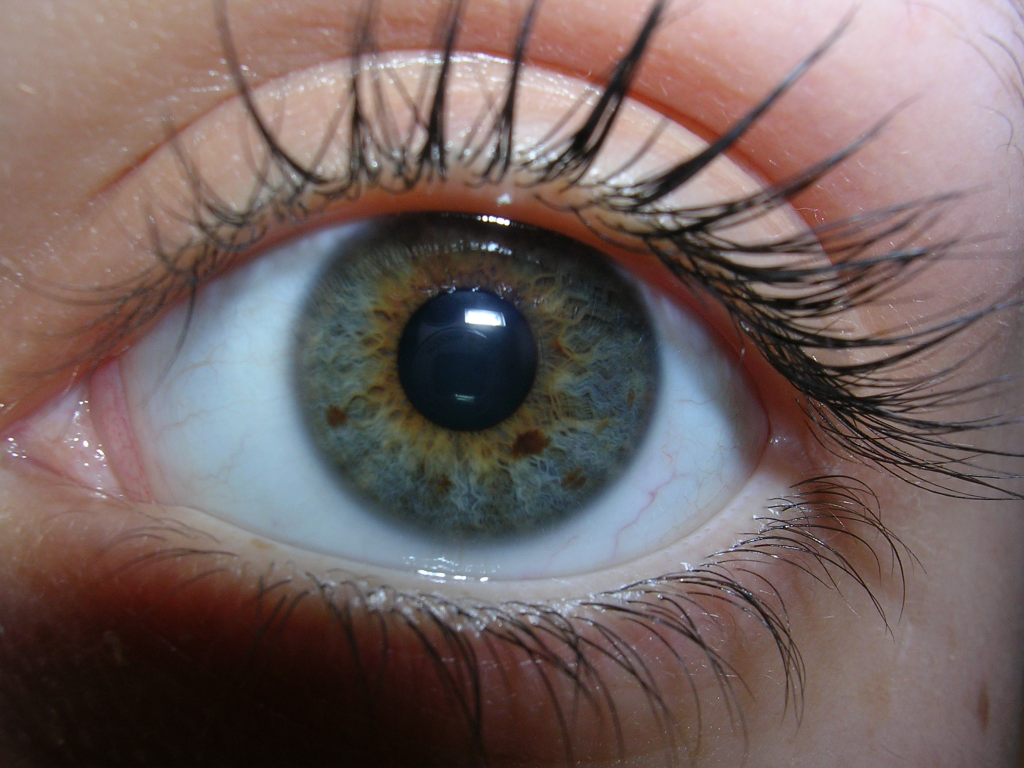
#> input picture images/sample.jpg, 2048 x 1536 px (shown at 1/2 size)
$ python cataract_scanner.py images/sample.jpg
#> lines starting #> are read from the running program, lines starting #| are printed output that depends on the picture; after the words box and inside, x2 and y2 are one past the last pixel; in counts of white or black regions, pixels touching at a corner belong together
import cv2
import numpy as np
import sys


def read_image(filepath: str):
    """
    Read the image in both color and grayscale formats.

    Parameters:
    - filepath (str): The path to the image file.

    Returns:
    - tuple: A tuple containing the BGR and grayscale images.
    """
    img_bgr = cv2.imread(filepath, cv2.IMREAD_COLOR)
    img_gray = cv2.imread(filepath, cv2.IMREAD_GRAYSCALE)
    return img_bgr, img_gray


def resize_and_preprocess(img_gray, img_bgr):
    """
    Resize the image based on its dimensions and apply preprocessing.

    Parameters:
    - img_gray: The grayscale image.
    - img_bgr: The BGR image.

    Returns:
    - tuple: A tuple containing the processed BGR and grayscale images, and the Hough factor.
    """
    height, width = img_gray.shape
    if height > 900:
        resized_dim = (width // 10, height // 10)
        factor = 300
    elif height < 200:
        resized_dim = (width * 2, height * 2)
        factor = 300
    else:
        resized_dim = (width, height)
        factor = 500

    img_gray = cv2.resize(img_gray, resized_dim, interpolation=cv2.INTER_CUBIC)
    img_gray = cv2.medianBlur(img_gray, 5)
    img_bgr = cv2.resize(img_bgr, resized_dim, interpolation=cv2.INTER_CUBIC)
    return img_bgr, img_gray, factor


def detect_and_draw_circles(img_gray, img_bgr, factor):
    """
    Detect circles using HoughCircles and draw them on the BGR image.

    Parameters:
    - img_gray: The grayscale image.
    - img_bgr: The BGR image.
    - factor: The factor for the HoughCircles method.

    Returns:
    - ndarray or None: Detected circles or None.
    """
    circles = cv2.HoughCircles(img_gray, cv2.HOUGH_GRADIENT, 1, factor, param1=50, param2=30, minRadius=0, maxRadius=0)
    if circles is not None:
        circles = np.uint16(np.around(circles))
        for circle in circles[0]:
            # Draw circles
            cv2.circle(img_bgr, (circle[0], circle[1]), circle[2], (0, 255, 0), 2)
            cv2.circle(img_bgr, (circle[0], circle[1]), 2, (0, 0, 255), 3)
    return circles


def evaluate_cataract(img_gray, circles):
    """
    Evaluate whether the detected circle region has cataract or not.

    Parameters:
    - img_gray: The grayscale image.
    - circles: Detected circles.

    Returns:
    - str: The evaluation message.
    """
    xc, yc, r = circles[0][0]
    y, x = np.ogrid[:img_gray.shape[0], :img_gray.shape[1]]
    mask = (x - xc) ** 2 + (y - yc) ** 2 > r ** 2
    inside = np.ma.masked_where(mask, img_gray)
    average_color = inside.mean()
    return "Not Cataract" if average_color <= 60 else "Cataract"


def detect_cataract(filepath: str):
    """
    Detects cataract from an eye image.

    Parameters:
    - filepath (str): The path to the image file.

    Returns:
    - None
    """
    img_bgr, img_gray = read_image(filepath)
#> in read_image, img_bgr is the input picture: shape (1536, 2048, 3); mean B, G, R 96.2, 98, 114.6
#> in read_image, `img_gray = cv2.imread(filepath, cv2.IMREAD_GRAYSCALE)`:
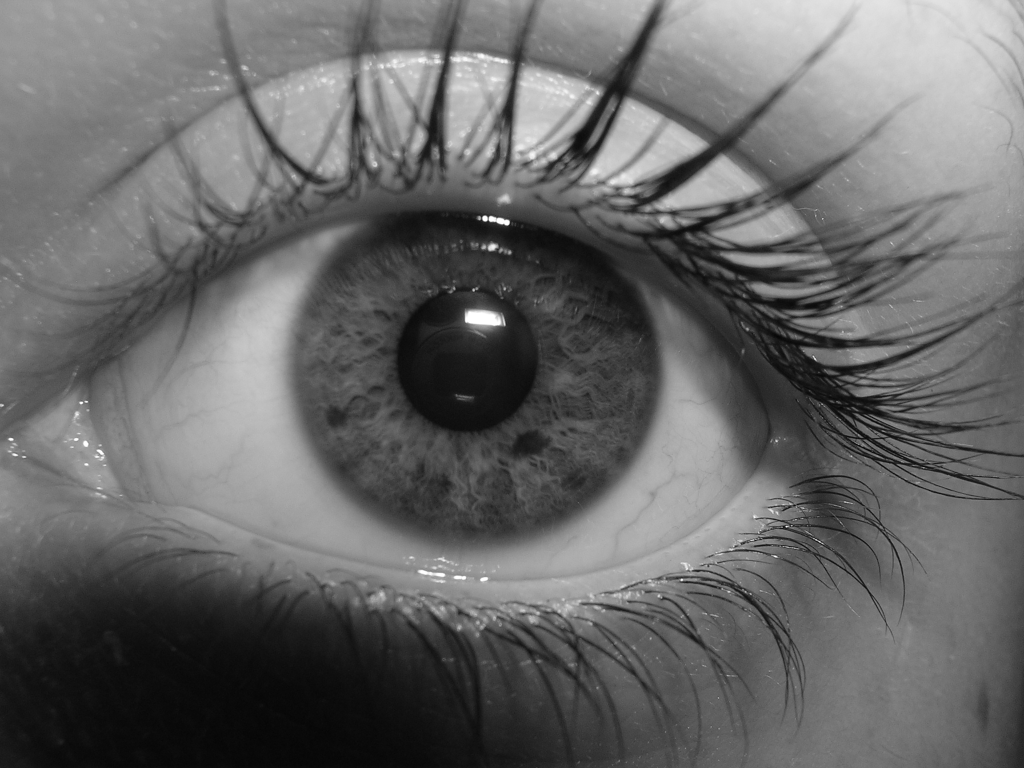
#> img_gray: shape (1536, 2048) (shown at 1/2 size); min 0, max 255, mean 102.8
    img_bgr, img_gray, factor = resize_and_preprocess(img_gray, img_bgr)
#> in resize_and_preprocess, `img_gray = cv2.resize(img_gray, resized_dim, interpolation=cv2.INTER_C..`:
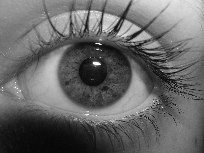
#> img_gray: shape (153, 204); min 2, max 255, mean 102.8
#> in resize_and_preprocess, `img_gray = cv2.medianBlur(img_gray, 5)`:
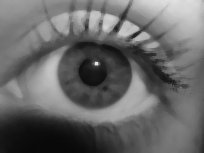
#> img_gray: shape (153, 204); min 8, max 228, mean 103.4
#> in resize_and_preprocess, `img_bgr = cv2.resize(img_bgr, resized_dim, interpolation=cv2.INTER_CUB..`:
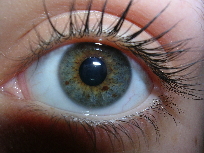
#> img_bgr: shape (153, 204, 3); mean of channels 0, 1, 2 96.2, 98.1, 114.6; drawn as B, G, R
#> factor = 300
    circles = detect_and_draw_circles(img_gray, img_bgr, factor)
#> in detect_and_draw_circles, `circles = cv2.HoughCircles(img_gray, cv2.HOUGH_GRADIENT, 1, factor, pa..`: circles = [[94.5, 72.5, 36.6]]
#> in detect_and_draw_circles, `circles = np.uint16(np.around(circles))`: circles = [[94, 72, 37]]
#> the loop in detect_and_draw_circles, `for circle in circles[0]:` made 1 pass
#> after the loop in detect_and_draw_circles, `for circle in circles[0]:`:
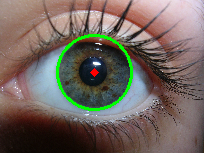
#> img_bgr: shape (153, 204, 3); 2.38% of pixels changed, all inside (x1, y1, x2, y2) = (56, 34, 133, 111); drawn as B, G, R
#> circles = [[94, 72, 37]]
    if circles is not None:
        message = evaluate_cataract(img_gray, circles)
#> in evaluate_cataract, `xc, yc, r = circles[0][0]`: xc = 94; yc = 72; r = 37
#> in evaluate_cataract, `mask = (x - xc) ** 2 + (y - yc) ** 2 > r ** 2`:
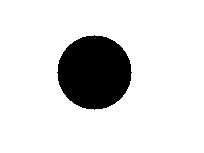
#> mask: shape (153, 204) bool; 86.2% white; 1 black region, box (x1, y1, x2, y2) and area: (57, 35, 132, 110) 4293
#> in evaluate_cataract, `average_color = inside.mean()`: average_color = 59.87
#> message = 'Not Cataract'
        font = cv2.FONT_HERSHEY_SIMPLEX
#> font = 0
        cv2.putText(img_bgr, message, (10, 50), font, 1, (255, 255, 255), 2, cv2.LINE_AA)
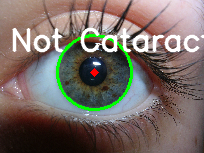
#> img_bgr: shape (153, 204, 3); 6.69% of pixels changed, all inside (x1, y1, x2, y2) = (12, 27, 204, 53); drawn as B, G, R
        print(message)
#| Not Cataract
    else:
        print("No circles detected.")
    cv2.imshow('Cataract Detection', img_bgr)
    cv2.waitKey(0)


if __name__ == "__main__":
    if len(sys.argv) > 1:
        image_path = sys.argv[1]
        detect_cataract(image_path)
    else:
        print("Please provide a path to an image.")
